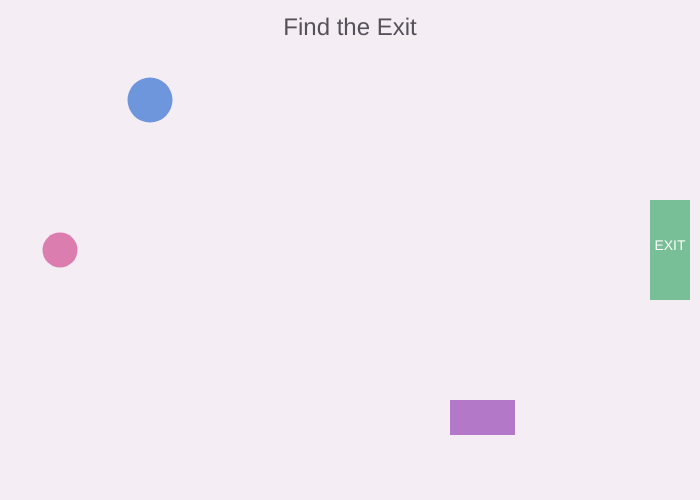
Frame 1 (no input)
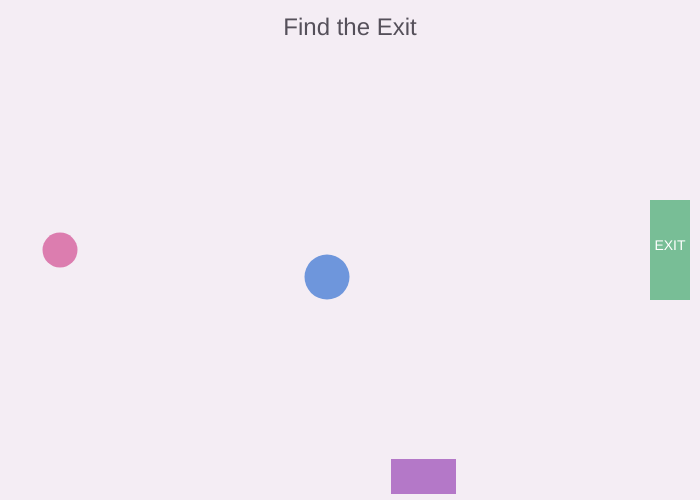
Frame 60 (no input)
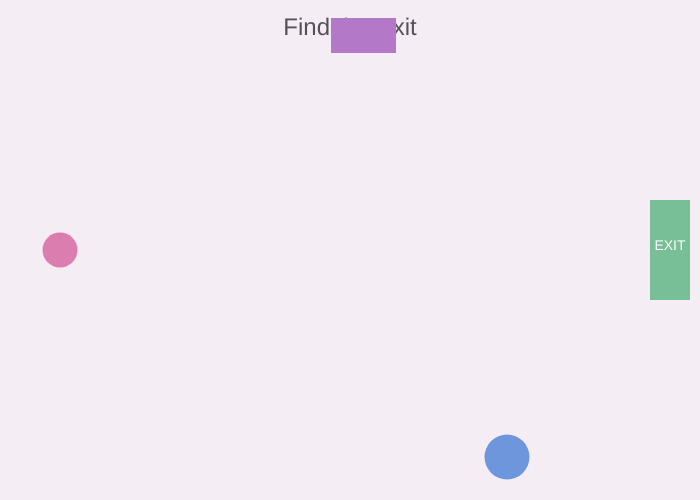
Frame 120 (the mouse pressed at the canvas centre since frame 60)

The p5.js sketch that drew these frames (run headless with seeded random() and noise() and a simulated clock; from frame 60 on, the mouse is pressed at the canvas centre):

// p5.js sketch
// ── sketch.js
var playerX = 60;
var playerY = 250;

var obstacle1X = 150;
var obstacle1Y = 100;
var obstacle1MoveX;
var obstacle1MoveY;

var obstacle2X = 450;
var obstacle2Y = 400;
var obstacle2MoveX;
var obstacle2MoveY;

var mouseObstacleX = -100;
var mouseObstacleY = -100;

var win = false;


function setup()
{
    createCanvas(700,500);

    // random obstacle speeds
    obstacle1MoveX = Math.floor(Math.random() * 3) + 1;
    obstacle1MoveY = Math.floor(Math.random() * 3) + 1;

    obstacle2MoveX = (Math.floor(Math.random() * 3) + 1) * -1;
    obstacle2MoveY = Math.floor(Math.random() * 3) + 1;
}


function draw()
{
    background(244,237,244);


    // title
    fill(85,80,90);
    noStroke();
    textAlign(CENTER);
    textSize(24);
    text("Find the Exit",350,35);


    // exit
    fill(120,190,150);
    rect(650,200,40,100);

    fill(255);
    textSize(14);
    text("EXIT",670,250);


    // keep player on canvas
    if(playerX < 0)
    {
        playerX = 0;
    }
    else if(playerX > width)
    {
        playerX = width;
    }

    if(playerY < 0)
    {
        playerY = 0;
    }
    else if(playerY > height)
    {
        playerY = height;
    }


    // player
    fill(220,125,175);
    noStroke();
    circle(playerX,playerY,35);


    // obstacle 1
    fill(110,150,220);
    circle(obstacle1X,obstacle1Y,45);

    obstacle1X += obstacle1MoveX;
    obstacle1Y += obstacle1MoveY;


    // obstacle 1 wraps around
    if(obstacle1X > width)
    {
        obstacle1X = 0;
    }
    else if(obstacle1X < 0)
    {
        obstacle1X = width;
    }

    if(obstacle1Y > height)
    {
        obstacle1Y = 0;
    }
    else if(obstacle1Y < 0)
    {
        obstacle1Y = height;
    }


    // obstacle 2
    fill(180,120,200);
    rect(obstacle2X,obstacle2Y,65,35);

    obstacle2X += obstacle2MoveX;
    obstacle2Y += obstacle2MoveY;


    // obstacle 2 wraps around
    if(obstacle2X > width)
    {
        obstacle2X = 0;
    }
    else if(obstacle2X < 0)
    {
        obstacle2X = width;
    }

    if(obstacle2Y > height)
    {
        obstacle2Y = 0;
    }
    else if(obstacle2Y < 0)
    {
        obstacle2Y = height;
    }


    // mouse obstacle
    fill(90,90,100);
    noStroke();

    triangle(
        mouseObstacleX,
        mouseObstacleY - 20,
        mouseObstacleX - 20,
        mouseObstacleY + 20,
        mouseObstacleX + 20,
        mouseObstacleY + 20
    );


    // check if player reaches exit
    if(playerX >= 650 && playerY >= 200 && playerY <= 300)
    {
        win = true;
    }


    // win message
    if(win == true)
    {
        fill(85,80,90);
        textAlign(CENTER);
        textSize(40);
        text("You Win!",350,250);
    }
}


// click to make a non-moving obstacle
function mouseClicked()
{
    mouseObstacleX = mouseX;
    mouseObstacleY = mouseY;
}


// move player with WASD
function keyPressed()
{
    if(key == 'd' || key == 'D')
    {
        playerX += 10;
    }

    else if(key == 'a' || key == 'A')
    {
        playerX -= 10;
    }

    else if(key == 's' || key == 'S')
    {
        playerY += 10;
    }

    else if(key == 'w' || key == 'W')
    {
        playerY -= 10;
    }

    return false;
}
